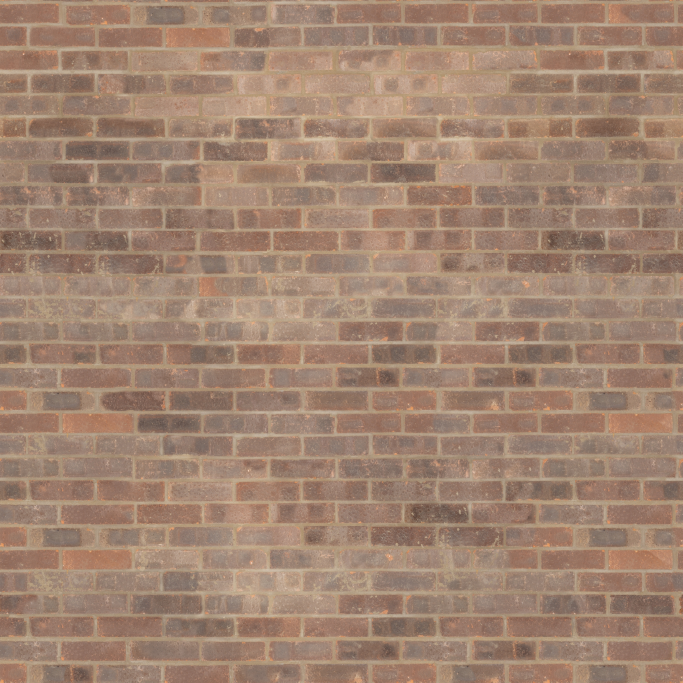
#> input picture demo_assets/rain/scans/brick_wall_09-diff.jpg, 2048 x 2048 px, given in place of cobblestone_pavement-rough.jpg, which was not available (shown at 1/3 size)
$ python build.py
#> lines starting #> are read from the running program, lines starting #| are printed output that depends on the picture
"""Build the original Rain Workshop meshes and embedded PBR maps."""
import io
import json
import math
import random
import struct
from pathlib import Path

from PIL import Image, ImageDraw, ImageFilter, ImageFont

OUTPUT = Path(__file__).resolve().parent


class Mesh:
    def __init__(self):
        self.materials = []
        self.maps = []
        self.vertices = []
        self.tile_sizes = []

    def material(self, name, color, roughness, metal=0, *, texture=None, emissive=None,
                 tile_size=1.44, double_sided=False):
        material = dict(name=name, pbrMetallicRoughness=dict(
            baseColorFactor=[*color, 1], roughnessFactor=roughness, metallicFactor=metal
        ))
        if emissive:
            material["emissiveFactor"] = list(emissive)
        if double_sided:
            material["doubleSided"] = True
        self.materials.append(material)
        self.maps.append(texture or {})
        self.vertices.append([])
        self.tile_sizes.append(tile_size)
        return len(self.materials) - 1

    def face(self, points, material, uv=None, normals=None):
        a, b, c = points[:3]
        u, v = ([point[i] - a[i] for i in range(3)] for point in (b, c))
        n = [u[(i + 1) % 3] * v[(i + 2) % 3] - u[(i + 2) % 3] * v[(i + 1) % 3]
             for i in range(3)]
        length = math.sqrt(sum(value * value for value in n))
        if length <= 1e-9:
            return
        normal = [value / length for value in n]
        if uv is None:
            axis = max(range(3), key=lambda i: abs(n[i]))
            tex_axes = ((2, 1), (0, 2), (0, 1))[axis]
            tile_size = self.tile_sizes[material]
            uv = [(point[tex_axes[0]] / tile_size, -point[tex_axes[1]] / tile_size)
                  for point in points]
        for i in range(1, len(points) - 1):
            self.vertices[material].extend(
                (*points[j], *(normal if normals is None else normals[j]), *uv[j])
                for j in (0, i, i + 1)
            )

    def horizontal(self, x0, x1, z0, z1, y, material):
        self.face([(x0, y, z0), (x0, y, z1), (x1, y, z1), (x1, y, z0)], material)

    def box(self, at, size, material, bevel=0.012):
        x, y, z = at
        w, h, d = (value / 2 for value in size)
        radius = min(bevel, w * 0.6, h * 0.6, d * 0.6)
        for axis in range(3):
            other = [(axis + 1) % 3, (axis + 2) % 3]
            normal = [0.0, 0.0, 0.0]
            normal[axis] = 1.0
            for sign in [-1, 1]:
                points = []
                for a, b in [(-1, -1), (1, -1), (1, 1), (-1, 1)]:
                    bounds = [w, h, d]
                    local = [0.0, 0.0, 0.0]
                    local[axis] = sign * bounds[axis]
                    local[other[0]] = a * (bounds[other[0]] - radius)
                    local[other[1]] = b * (bounds[other[1]] - radius)
                    points.append(tuple(coord + origin for coord, origin in zip(local, at)))
                self.face(points if sign > 0 else points[::-1], material)
        if radius <= 0:
            return
        # Twelve thin faceted edge strips. Tiny corner triangles close the bevel.
        for axis in range(3):
            a, b = (axis + 1) % 3, (axis + 2) % 3
            bounds = [w, h, d]
            for sa in [-1, 1]:
                for sb in [-1, 1]:
                    points = []
                    for end, a_outer in [(-1, True), (1, True), (1, False), (-1, False)]:
                        local = [0.0, 0.0, 0.0]
                        local[axis] = end * (bounds[axis] - radius)
                        local[a] = sa * (bounds[a] if a_outer else bounds[a] - radius)
                        local[b] = sb * (bounds[b] - radius if a_outer else bounds[b])
                        points.append(tuple(coord + origin for coord, origin in zip(local, at)))
                    self.face(points if sa * sb < 0 else points[::-1], material)
        for sx in [-1, 1]:
            for sy in [-1, 1]:
                for sz in [-1, 1]:
                    signs = [sx, sy, sz]
                    points = [tuple(origin + sign * (bound if j == i else bound - radius)
                                    for j, (origin, sign, bound) in enumerate(zip(at, signs, (w, h, d))))
                              for i in range(3)]
                    self.face(points if sx * sy * sz > 0 else points[::-1], material)

    # [15 lines left out: function cylinder, not called in this run]

    def save(self, name, output=OUTPUT):
        doc = dict(asset=dict(version="2.0", generator="Студия игр · оригинальные модели 0.22"),
                   scenes=[dict(nodes=[0])], scene=0, nodes=[dict(mesh=0, name=name)],
                   materials=self.materials, accessors=[], bufferViews=[], images=[], textures=[])
        data = bytearray()

        def view(blob, stride=None):
            data.extend(bytes((-len(data)) % 4))
            item = dict(buffer=0, byteOffset=len(data), byteLength=len(blob))
            if stride:
                item.update(byteStride=stride, target=34962)
            doc["bufferViews"].append(item)
            data.extend(blob)
            return len(doc["bufferViews"]) - 1

        images = {}
        for material, maps in zip(self.materials, self.maps):
            for slot, picture in maps.items():
                key = id(picture)
                if key not in images:
                    encoded = io.BytesIO()
                    if picture.info.get("scan_jpeg"):
                        picture.save(encoded, format="JPEG", quality=94, subsampling=0)
                        mime = "image/jpeg"
                    else:
                        picture.save(encoded, format="PNG")
                        mime = "image/png"
                    doc["images"].append(dict(bufferView=view(encoded.getvalue()), mimeType=mime))
                    doc["textures"].append(dict(source=len(doc["images"]) - 1))
                    images[key] = len(doc["textures"]) - 1
                parent = material["pbrMetallicRoughness"] if slot in (
                    "baseColorTexture", "metallicRoughnessTexture"
                ) else material
                parent[slot] = dict(index=images[key])

        primitives = []
        for index, vertices in enumerate(self.vertices):
            if not vertices:
                continue
            buffer = view(b"".join(struct.pack("<8f", *vertex) for vertex in vertices), 32)
            attrs = {}
            for key, offset, shape in [("POSITION", 0, "VEC3"), ("NORMAL", 12, "VEC3"),
                                       ("TEXCOORD_0", 24, "VEC2")]:
                entry = dict(bufferView=buffer, byteOffset=offset, componentType=5126,
                             count=len(vertices), type=shape)
                if key == "POSITION":
                    entry.update(min=[min(v[i] for v in vertices) for i in range(3)],
                                 max=[max(v[i] for v in vertices) for i in range(3)])
                attrs[key] = len(doc["accessors"])
                doc["accessors"].append(entry)
            primitives.append(dict(attributes=attrs, material=index, mode=4))
        doc["meshes"] = [dict(primitives=primitives)]
        data.extend(bytes((-len(data)) % 4))
        doc["buffers"] = [dict(byteLength=len(data))]
        header = json.dumps(doc, ensure_ascii=False, separators=(",", ":")).encode("utf-8")
        header += b" " * ((-len(header)) % 4)
        (output / f"{name}.glb").write_bytes(
            struct.pack("<4sII", b"glTF", 2, 28 + len(header) + len(data))
            + struct.pack("<I4s", len(header), b"JSON") + header
            + struct.pack("<I4s", len(data), b"BIN\0") + data
        )


def scale_image(size, background):
    return Image.new("RGB", (size, size), background)


def mapped(size, height, pigment, roughness, seed, roughness_variation=0.15):
    # Height and albedo use the same geometry. Spread high-frequency grain over the lower-frequency wear.
    height = height.filter(ImageFilter.GaussianBlur(0.85))
    hp = height.load()
    pigment = pigment.load()
    grain = random.Random(seed)
    albedo, normal, surface = [scale_image(size, (0, 0, 0)) for _ in range(3)]
    color, bumps, mr = (image.load() for image in (albedo, normal, surface))
    for y in range(size):
        for x in range(size):
            noise = grain.gauss(0, 2.8)
            coarse = 3.8 * math.cos(x * math.tau / size * 3) * math.sin(y * math.tau / size * 2)
            tone = [channel + noise + coarse for channel in pigment[x, y]]
            color[x, y] = tuple(int(min(255, max(0, value))) for value in tone)
            dx = (hp[(x - 1) % size, y] - hp[(x + 1) % size, y]) * 0.012 + noise * 0.014
            dy = (hp[x, (y - 1) % size] - hp[x, (y + 1) % size]) * 0.012 + noise * 0.009
            length = math.sqrt(1 + dx * dx + dy * dy)
            bumps[x, y] = tuple(int(127.5 * (1 + value / length)) for value in [dx, dy, 1.0])
            dry = min(1, roughness + roughness_variation * (1 - hp[x, y] / 255))
            mr[x, y] = (255, int(255 * dry), 255)
    return dict(baseColorTexture=albedo, normalTexture=normal, metallicRoughnessTexture=surface)


def stone(wet):
    size = 384
    rng = random.Random(432)
    hp = Image.new("L", (size, size), 70)
    pigment = scale_image(size, (45, 52, 57) if wet else (71, 82, 84))
    h, p = ImageDraw.Draw(hp), ImageDraw.Draw(pigment)
    for row in range(8):
        for col in range(-1, 6):
            x = col * 64 + 32 * (row % 2)
            y = row * 48
            shape = (x + 3, y + 2, x + 61, y + 45)
            base = rng.randint(91, 130) if wet else rng.randint(101, 148)
            h.rounded_rectangle(shape, radius=rng.randint(4, 9), fill=rng.randint(155, 227))
            p.rounded_rectangle(shape, radius=6, fill=(base - 6, base, base + (8 if wet else 3)))
            for _ in range(4):
                xx = x + rng.randint(6, 58)
                yy = y + rng.randint(5, 42)
                size_px = rng.randint(1, 4)
                p.ellipse((xx - size_px, yy - 1, xx + size_px, yy + 2),
                          fill=(base - 13, base - 12, base - 4))
    return mapped(size, hp, pigment, 0.22 if wet else 0.64, 56)


# [18 lines left out: function wood, not called in this run]


def scanned_maps(name, size=None):
    def load(channel, mode):
        with Image.open(OUTPUT / "scans" / f"{name}-{channel}.jpg") as image:
            parsed = image.convert(mode)
            if size and parsed.width > size:
                parsed.thumbnail((size, size), Image.Resampling.LANCZOS)
            if size and mode == "RGB":
                parsed.info["scan_jpeg"] = True
            return parsed

    roughness = load("rough", "L")
    full = Image.new("L", roughness.size, 255)
    return dict(
        baseColorTexture=load("diff", "RGB"),
        normalTexture=load("nor_gl", "RGB"),
        metallicRoughnessTexture=Image.merge("RGB", (full, roughness, full)),
    )


def ground():
    m = Mesh()
    wet = m.material("Мокрая брусчатка", (.85, .89, .91), .52,
                     texture=scanned_maps("cobblestone_pavement"), tile_size=2.5)
#> in load, image is the input picture: PIL image 2048x2048 RGB; mean R, G, B 160.2, 131.6, 112.5
#> in scanned_maps, `full = Image.new("L", roughness.size, 255)`: full: PIL image 2048x2048 L; every value is 255
#> call 2 of load, with channel = 'diff', mode = 'RGB'
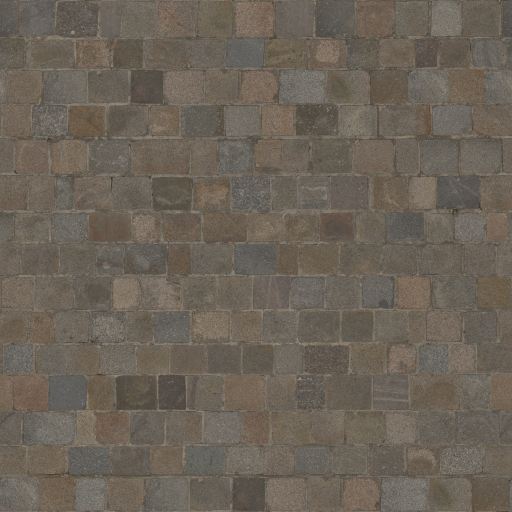
#> input picture demo_assets/rain/scans/cobblestone_pavement-diff.jpg, 1024 x 1024 px (shown at 1/2 size)
#> in load, image is the input picture: PIL image 1024x1024 RGB; mean R, G, B 107.5, 98.7, 87.8
#> call 3 of load, with channel = 'nor_gl', mode = 'RGB'
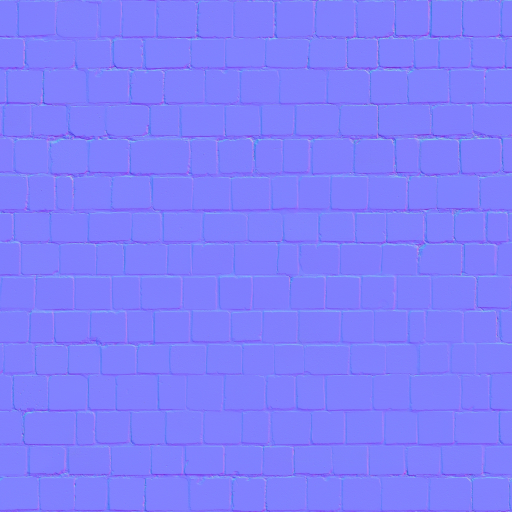
#> input picture demo_assets/rain/scans/cobblestone_pavement-nor_gl.jpg, 1024 x 1024 px (shown at 1/2 size)
#> in load, image is the input picture: PIL image 1024x1024 RGB; mean R, G, B 127.6, 127.4, 253
#> in material, `material = dict(name=name, pbrMetallicRoughness=dict( baseColorFactor=..`: material = 2 items
#> wet = 0
    curb = m.material("Матовый гранит", (.77, .78, .74), 1, 0, texture=stone(False))
#> in stone, `hp = Image.new("L", (size, size), 70)`: hp: PIL image 384x384 L; every value is 70
#> in stone, `pigment = scale_image(size, (45, 52, 57) if wet else (71, 82, 84))`:
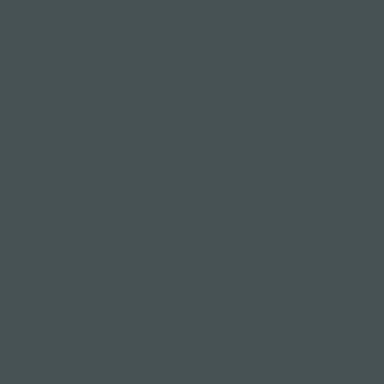
#> pigment: PIL image 384x384 RGB; mean R, G, B 71, 82, 84
#> in mapped, `height = height.filter(ImageFilter.GaussianBlur(0.85))`:
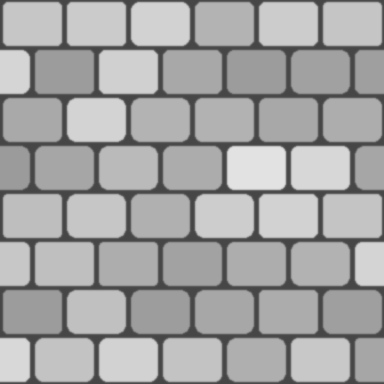
#> height: PIL image 384x384 L; min 70, max 226, mean 164.8
#> in mapped, `albedo, normal, surface = [scale_image(size, (0, 0, 0)) for _ in range..`: albedo: PIL image 384x384 RGB; every value is 0
#> curb = 1
    rock = m.material("Дно лужи", (.12, .16, .18), .94)
#> rock = 2
    dark = m.material("Чугун дождеприёмника", (.12, .15, .15), .33, .63)
#> dark = 3
    fill = m.material("Тень дождеприёмника", (.037, .040, .040), .98)
#> fill = 4
    rim = m.material("Намокшая кромка", (.17, .20, .21), .39, .08)
#> rim = 5
    m.horizontal(-24, -3.0, -6.18, 10.5, .012, wet)
#> in face, `tile_size = self.tile_sizes[material]`: tile_size = 2.5
#> in face, `uv = [(point[tex_axes[0]] / tile_size, -point[tex_axes[1]] / tile_size..`: uv = [(-9.6, 2.47), (-9.6, -4.2), (-1.2, -4.2), (-1.2, 2.47)]
    m.horizontal(3.0, 24, -6.18, 10.5, .012, wet)
    m.horizontal(-3, 3, -3.10, 10.5, .012, wet)
    m.horizontal(-3, 3, -6.18, -5.50, .012, wet)
    cx, cz = 0, -4.30
    outline = []
    rng = random.Random(8137)
    for side in range(4):
        for i in range(12):
            t = i / 12
            point = [(-3, -5.50 + 2.40 * t), (-3 + 6 * t, -3.10),
                     (3, -3.10 - 2.40 * t), (3 - 6 * t, -5.50)][side]
            dx, dz = point[0] - cx, point[1] - cz
            angle = math.atan2(dz, dx)
            ripple = 1 + .09 * math.sin(angle * 5 + .2) + rng.uniform(-.065, .065)
            outline.append((point, (cx + math.cos(angle) * 2.18 * ripple,
                                    cz + math.sin(angle) * .94 * ripple)))
    for (a, b), (c, d) in zip(outline, outline[1:] + outline[:1]):
        m.face([(a[0], .012, a[1]), (c[0], .012, c[1]),
                (d[0], .012, d[1]), (b[0], .012, b[1])], wet)
        m.face([(b[0], .012, b[1]), (d[0], .012, d[1]),
                (cx + .93 * d[0], -.019, cz + .93 * (d[1] - cz)),
                (cx + .93 * b[0], -.019, cz + .93 * (b[1] - cz))], rim)
        m.face([(cx, -.019, cz), (cx + .93 * b[0], -.019, cz + .93 * (b[1] - cz)),
                (cx + .93 * d[0], -.019, cz + .93 * (d[1] - cz))], rock)
#> this loop made 48 passes
    m.horizontal(-24, 24, -24, -6.18, .071, curb)
    for x in range(-24, 24):
        if x in [-4, 3]:
            continue
        m.box((x + .5, .028, -6.18), (.984, .088, .30), curb, .022)
#> this loop made 48 passes
    for x in [-3.5, 3.5]:
        m.box((x, .02, -6.18), (.96, .085, .37), dark, .018)
        m.box((x, .063, -6.18), (.83, .01, .27), fill)
        for j in range(-5, 6):
            m.box((x + j * .072, .079, -6.18), (.036, .025, .26), dark, .005)
    m.save("street")
#> the loop in save, `for material, maps in zip(self.materials, self.maps):` made 6 passes
#> after the loop in save, `for material, maps in zip(self.materials, self.maps):`:
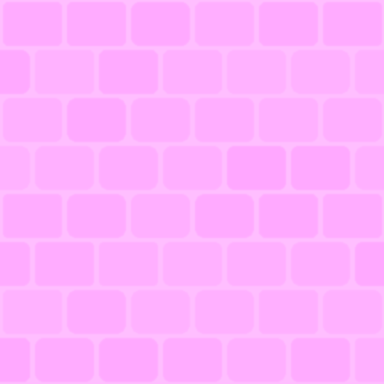
#> picture: PIL image 384x384 RGB; mean R, G, B 255, 176.2, 255


# [11 lines left out: function sign_texture, not called in this run]


def facade():
    m = Mesh()
    iron = m.material("Антрацитовая сталь", (.085, .118, .13), .40, .67)
    zinc = m.material("Матовый цинк", (.28, .35, .39), .44, .56)
    stonework = m.material("Тёсаный гранит", (.46, .49, .51), .91,
                           texture=scanned_maps("plaster_stone_wall_02", 512), tile_size=1.45)
#> call 4 of load, with channel = 'rough', mode = 'L'
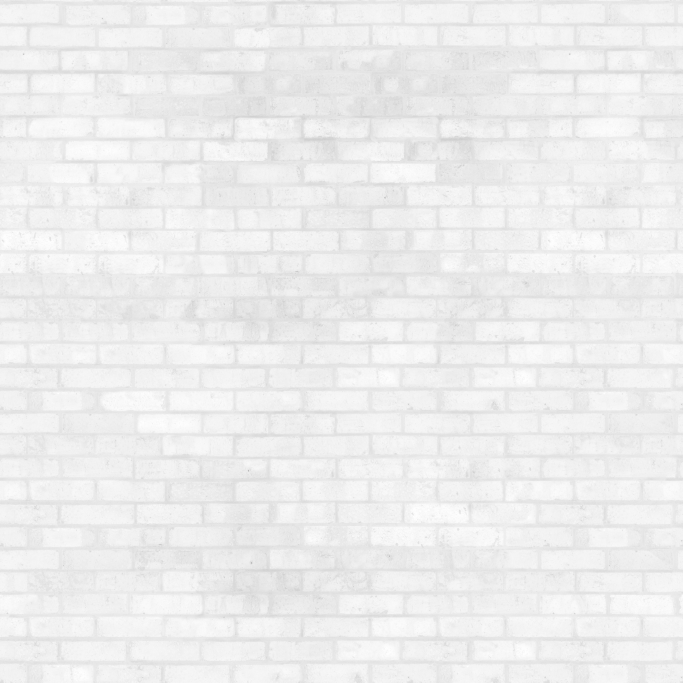
#> input picture demo_assets/rain/scans/brick_wall_09-rough.jpg, 2048 x 2048 px, given in place of plaster_stone_wall_02-rough.jpg, which was not available (shown at 1/3 size)
#> in load, image is the input picture: PIL image 2048x2048 L; min 140, max 255, mean 237.7
#> in load (call 4), `parsed.thumbnail((size, size), Image.Resampling.LANCZOS)`:
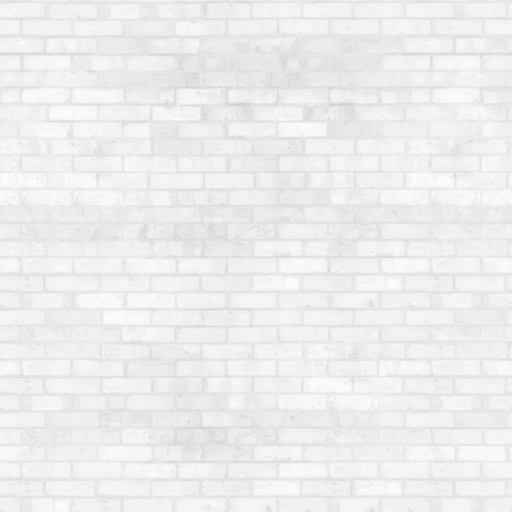
#> parsed: PIL image 512x512 L; min 194, max 255, mean 237.8
#> in scanned_maps (call 2), `full = Image.new("L", roughness.size, 255)`: full: PIL image 512x512 L; every value is 255
    brick = m.material("Обожжённый кирпич", (.68, .66, .63), .91,
                       texture=scanned_maps("brick_wall_09", 1024), tile_size=2.0)
    lower_brick = m.material("Кирпич у мостовой", (.46, .51, .52), .67,
                             texture=m.maps[brick], tile_size=2.0)
    brass = m.material("Потемневшая латунь", (.50, .36, .18), .39, .74)
    plaque = m.material("Печатная вывеска", (1, 1, 1), .48,
                        texture=dict(baseColorTexture=sign_texture()), emissive=(.07, .045, .02))
    glass = m.material("Янтарное стекло", (.86, .47, .11), .28, 0, emissive=(.45, .19, .032))
    roof = m.material("Патинированная медь", (.11, .27, .24), .49, .52)

    def cladding(x0, x1, y0, y1, material):
        z = .008
        m.face([(x0, y0, z), (x1, y0, z), (x1, y1, z), (x0, y1, z)], material)

    for left, right in [(-4.09, -.70), (.70, 4.09)]:
        cladding(left, right, .126, .46, lower_brick)
        cladding(left, right, .46, 4.269, brick)
    cladding(-.70, .70, 2.66, 4.269, brick)
    for y, depth in [(.46, .15), (3.87, .14), (4.01, .20)]:
        for left, right in ([(-4.12, -.73), (.73, 4.12)] if y < 1 else [(-4.13, 4.13)]):
            m.box(((left + right) * .5, y, .039), (right - left, .09, depth), stonework, .009)
    m.box((0, 3.36, .17), (3.07, .76, .15), iron, .034)
    m.box((0, 3.36, .25), (2.94, .66, .05), brass, .018)
    m.face([(-1.44, 3.06, .281), (1.44, 3.06, .281),
            (1.44, 3.66, .281), (-1.44, 3.66, .281)],
           plaque, [(0, 1), (1, 1), (1, 0), (0, 0)])
    m.box((0, 2.86, .64), (4.25, .10, 1.28), iron, .024)
    m.box((0, 2.94, .64), (4.21, .12, 1.29), roof, .024)
    for x in [-1.83, -1.2, -.58, 0, .58, 1.2, 1.83]:
        m.box((x, 3.012, .66), (.027, .038, 1.23), zinc, .004)
    for x in [-1.75, 1.75]:
        m.box((x, 2.71, .61), (.20, .11, .25), iron, .015)
        m.box((x, 2.625, .61), (.16, .09, .20), glass, .013)
    for x in [-3.85, -1.35, 1.35, 3.85]:
        m.box((x, 1.77, .045), (.28, 3.16, .19), stonework, .023)
        m.box((x, .39, .055), (.39, .31, .245), stonework, .021)
        m.box((x, 3.21, .070), (.43, .18, .23), stonework, .019)
    for x in [-.76, .76]:
        m.box((x, 1.51, .035), (.09, 2.56, .18), stonework)
    m.box((0, 2.72, .05), (1.72, .13, .21), stonework)
    m.box((0, .117, .17), (1.72, .034, .37), zinc, .007)
    for x in [-3.98, 3.98]:
        m.cylinder((x, .14, .13), [(0, .076), (.13, .073), (.16, .046),
                                  (3.69, .041), (3.77, .076)], zinc)
        for y in [.42, 1.47, 2.5, 3.28]:
            m.box((x, y, .115), (.15, .07, .12), iron)
    m.box((0, 4.09, .08), (8.31, .13, .37), stonework, .035)
    m.box((0, 4.23, .08), (8.37, .13, .40), roof, .031)
    m.save("facade")


# [133 lines left out: functions bench, room, street_details, lamp, not called in this run]


if __name__ == "__main__":
    ground()
#> (the run stopped early here; a loop or call above may not have finished)
